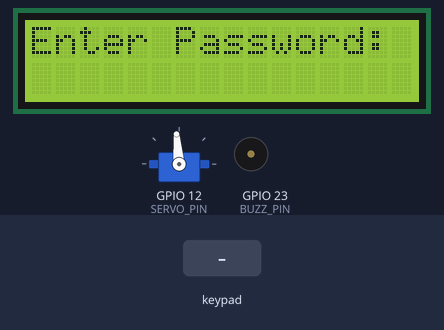
A program run on a simulated ESP32. Parts: servo, 16×2 character LCD, buzzer (waves = sounding, pin HIGH). Inputs (shaded band) come from the test bench. What the program prints to the serial monitor is not drawn.

Above: at 1.2 s.
1.3 s: keypad keys 1 3 9 7 # pressed 0.4 s apart
At 4.3 s:
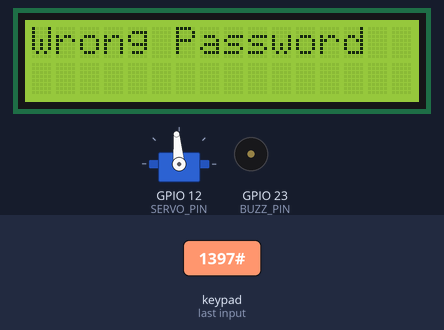
4.8 s: key 'A' pressed
At 6.8 s:
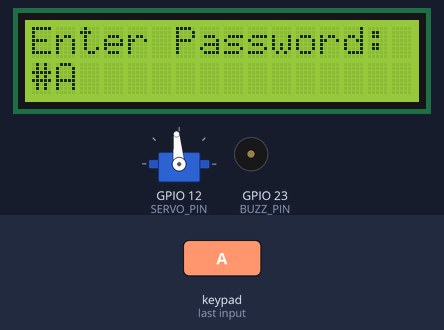
7.6 s: key 'B' pressed
At 8.9 s:
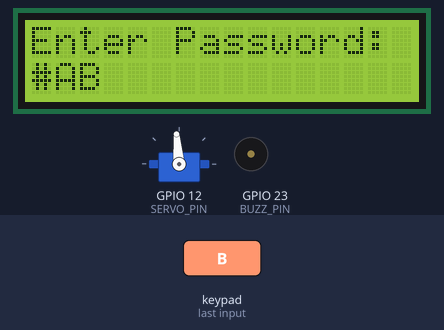
9.2 s: keypad keys 1 1 1 1 * pressed 0.4 s apart
At 9.42 s:
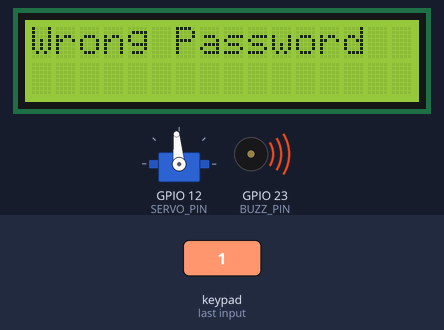
12.7 s: keypad keys 1 1 1 1 pressed 0.4 s apart
At 16.3 s:
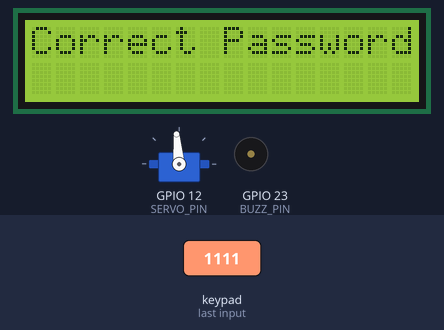
17.3 s: key 'C' pressed
At 21.1 s:
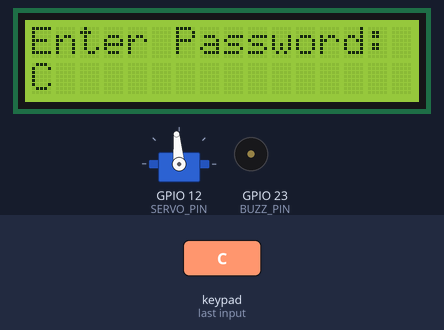
Timing chart, 0 to 21.3 s (numbered marks = the images above; inputs shaded):
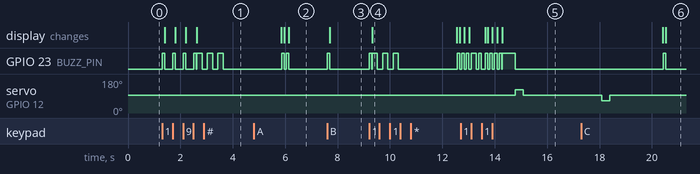

Measured:
- after the input at 1.3 s, GPIO 23 (BUZZ_PIN): LOW → HIGH at once, → LOW 0.10 s later, → HIGH 0.30 s later, → LOW 0.10 s later, … (14 changes in this stretch); the display: first changes after 0.10 s (image 1 shows a later state)
- after the input at 4.8 s, the display: first differs from a run without the input after 1.3 s (image 2)
- after the input at 7.6 s, GPIO 23 (BUZZ_PIN): LOW → HIGH at once, → LOW 0.10 s later; the display: changes after 0.10 s (image 3)
- after the input at 9.2 s, the display: changes after 0.12 s (image 4)
- after the input at 12.7 s, servo on GPIO 12 (SERVO_PIN): 95° → 123° after 2.1 s, → 95° 0.30 s later
- after the input at 17.3 s, GPIO 23 (BUZZ_PIN): LOW → HIGH after 3.1 s, → LOW 0.10 s later; the display: first differs from a run without the input after 3.2 s (image 6)

The program:

main.cpp
```cpp
#include <Keypad.h>
#include <Wire.h>
#include <LiquidCrystal_I2C.h>
#include "servo.h"

#define BUZZ_PIN        23
#define PASSWORD_LENGTH 4

// LCD: address 0x27, 16 columns, 2 rows (change address to 0x3F if 0x27 doesn't work)
LiquidCrystal_I2C lcd(0x27, 16, 2);

const byte ROWS = 4;
const byte COLS = 4;

char keys[ROWS][COLS] = {
  {'1','2','3','A'},
  {'4','5','6','B'},
  {'7','8','9','C'},
  {'*','0','#','D'}
};

byte rowPins[ROWS] = {18, 19, 14, 27};
byte colPins[COLS]  = {26, 25, 33, 32};

Keypad keypad = Keypad(makeKeymap(keys), rowPins, colPins, ROWS, COLS);

const String PASSWORD = "1111";
String inputPassword  = "";

void correctBuzz() {
  digitalWrite(BUZZ_PIN, HIGH);
  delay(500);
  digitalWrite(BUZZ_PIN, LOW);
}

void wrongBuzz() {
  for (int i = 0; i < 3; i++) {
    digitalWrite(BUZZ_PIN, HIGH);
    delay(200);
    digitalWrite(BUZZ_PIN, LOW);
    delay(200);
  }
}

void checkPassword() {
  if (inputPassword == PASSWORD) {
    Serial.println("Access GRANTED");
    lcd.clear();
    lcd.setCursor(0, 0);
    lcd.print("Correct Password");
    correctBuzz();
    unlockDoor();
  } else {
    Serial.println("Access DENIED");
    lcd.clear();
    lcd.setCursor(0, 0);
    lcd.print("Wrong Password");
    wrongBuzz();
  }
  inputPassword = "";

  // Return to prompt after 2 seconds
  delay(2000);
  lcd.clear();
  lcd.setCursor(0, 0);
  lcd.print("Enter Password:");
  lcd.setCursor(0, 1);
}

void setup() {
  Serial.begin(115200);
  pinMode(BUZZ_PIN, OUTPUT);
  digitalWrite(BUZZ_PIN, LOW);

  servoInit();

  // LCD init
  lcd.init();
  lcd.backlight();
  lcd.setCursor(0, 0);
  lcd.print("Enter Password:");

  Serial.println("Smart Door Lock System Ready");
  Serial.println("Enter " + String(PASSWORD_LENGTH) + "-digit password:");
}

void loop() {
  char key = keypad.getKey();
  if (!key) return;

  Serial.println("Key pressed: " + String(key));

  digitalWrite(BUZZ_PIN, HIGH);
  delay(100);
  digitalWrite(BUZZ_PIN, LOW);

  if (key == '*') {
    for (int i = 0; i < 2; i++) {
      digitalWrite(BUZZ_PIN, HIGH);
      delay(100);
      digitalWrite(BUZZ_PIN, LOW);
      delay(100);
    }
    inputPassword = "";
    Serial.println("Password cleared");

    // Reset LCD
    lcd.clear();
    lcd.setCursor(0, 0);
    lcd.print("Enter Password:");
    lcd.setCursor(0, 1);
    return;
  }

  inputPassword += key;
  Serial.println("Input so far: " + String(inputPassword.length()) + "/" + String(PASSWORD_LENGTH));

  // Show typed characters progressively on row 1
  lcd.setCursor(0, 1);
  lcd.print(inputPassword);

  if ((int)inputPassword.length() == PASSWORD_LENGTH) {
    checkPassword();
  }
}
```

servo.h
```cpp
#ifndef CONTINU_SERVO_H
#define CONTINU_SERVO_H

#include <ESP32Servo.h>

// ─────────────────────────────────────────────
//  PIN WIRING GUIDE (ESP32 → Continuous Servo)
//
//  Servo Wire   │  Color (standard)  │  ESP32 Pin
//  ─────────────┼────────────────────┼───────────
//  GND          │  Brown / Black     │  GND
//  VCC          │  Red               │  VIN (5V) or external 5V
//  Signal       │  Orange / Yellow   │  GPIO 25
//
//  ⚠️  For continuous rotation servos, writeMicroseconds()
//      controls SPEED & DIRECTION:
//
//      writeMicroseconds(1500)         → STOP  (tune SERVO_STOP_US if drifting)
//      writeMicroseconds(1000)         → Full speed CCW  (Counter-Clockwise)
//      writeMicroseconds(2000)         → Full speed CW   (Clockwise)
//      writeMicroseconds(1200–1490)    → Slow CCW
//      writeMicroseconds(1510–1800)    → Slow CW
//
//  ⚠️  turn_left / turn_right are time-based:
//      the servo runs for a set duration then stops.
//      Tune UNLOCK_DURATION_MS / LOCK_DURATION_MS to match your bolt travel.
// ─────────────────────────────────────────────

#define SERVO_PIN           12      // GPIO 25 → Signal wire
#define SERVO_FREQ_HZ       50      // Standard PWM frequency

// ── Pulse widths (µs) ────────────────────────────────────────────────────────
// writeMicroseconds() is used throughout — avoids write() integer rounding
// that causes drift at the neutral point.
#define SERVO_STOP_US       1500    // True stop — tune ±10 µs if servo drifts
#define SERVO_CW_US         1800    // Slow CW  → Lock direction   (tune me)
#define SERVO_CCW_US        1200    // Slow CCW → Unlock direction  (tune me)
#define SERVO_CW_FAST_US    2000    // Full speed CW
#define SERVO_CCW_FAST_US   1000    // Full speed CCW

// ── Timing (ms) ──────────────────────────────────────────────────────────────
#define UNLOCK_DURATION_MS  300     // How long to spin to unlock   (tune me)
#define LOCK_DURATION_MS    300     // How long to spin to lock     (tune me)
#define DOOR_OPEN_MS        3000    // How long the door stays open

// ── Low-level API ─────────────────────────────────────────────────────────────

// Initialise the servo (call once in setup())
void servoInit();

// Stop immediately — uses writeMicroseconds(SERVO_STOP_US), no drift
void stop();

// Spin for a fixed duration then stop automatically
void turn_left(int durationMs);   // CCW
void turn_right(int durationMs);  // CW

// ── High-level door API ───────────────────────────────────────────────────────

// Spin to unlock → wait DOOR_OPEN_MS → spin to lock
void unlockDoor();

// Spin to lock position only
void lockDoor();

#endif // CONTINU_SERVO_H
```

servo.cpp
```cpp
#include "servo.h"

// ── Module-level state ────────────────────────────────────────────────────────
static Servo _servo;
static bool  _isLocked = true;  // Assume locked on boot

// ── Low-level API ─────────────────────────────────────────────────────────────

void servoInit() {
    ESP32PWM::allocateTimer(0);
    _servo.setPeriodHertz(SERVO_FREQ_HZ);
    _servo.attach(SERVO_PIN, 500, 2400);
    stop();  // Ensure it doesn't spin on boot
    _isLocked = true;
    Serial.println("[Servo] Continuous servo initialised on GPIO " + String(SERVO_PIN));
    Serial.println("[Servo] State: LOCKED");
}

void stop() {
    _servo.writeMicroseconds(SERVO_STOP_US);
    Serial.println("[Servo] Stopped (µs=" + String(SERVO_STOP_US) + ")");
}

void turn_left(int durationMs) {
    Serial.println("[Servo] Turning LEFT (CCW) for " + String(durationMs) + " ms...");
    _servo.writeMicroseconds(SERVO_CCW_US);
    delay(durationMs);
    stop();
}

void turn_right(int durationMs) {
    Serial.println("[Servo] Turning RIGHT (CW) for " + String(durationMs) + " ms...");
    _servo.writeMicroseconds(SERVO_CW_US);
    delay(durationMs);
    stop();
}

// ── High-level door API ───────────────────────────────────────────────────────

void unlockDoor() {
    if (!_isLocked) {
        Serial.println("[Servo] Already unlocked, skipping.");
        return;
    }

    Serial.println("[Servo] Unlocking...");
    turn_right(UNLOCK_DURATION_MS);
    _isLocked = false;
    Serial.println("[Servo] Door UNLOCKED. Waiting " + String(DOOR_OPEN_MS / 1000) + " s...");

    delay(DOOR_OPEN_MS);

    lockDoor();
}

void lockDoor() {
    if (_isLocked) {
        Serial.println("[Servo] Already locked, skipping.");
        return;
    }

    Serial.println("[Servo] Locking...");
    turn_left(LOCK_DURATION_MS);
    _isLocked = true;
    Serial.println("[Servo] Door LOCKED.");
}
```
